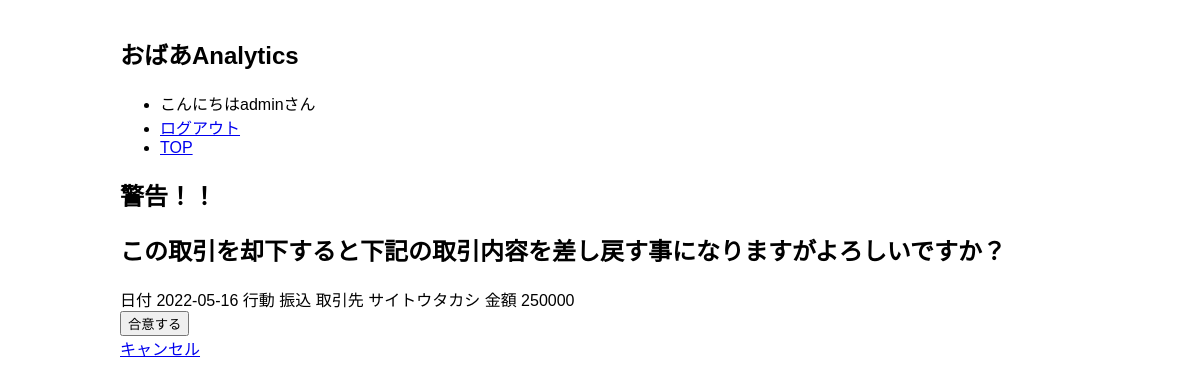
/history/history/2warning (signed in), run on an earlier commit of the app's database.
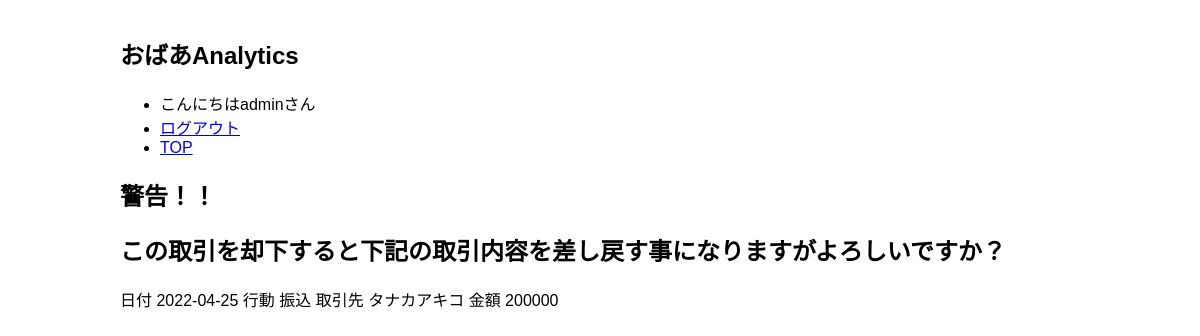
And on a later commit of the database.
### tables this page shows
CREATE TABLE apidata (
  id INTEGER PRIMARY KEY AUTOINCREMENT,
  author_id INTEGER NOT NULL,
  date DATE DEFAULT CURRENT_TIMESTAMP,
  action TEXT NOT NULL,
  place TEXT NOT NULL,
  money INTEGER NOT NULL,
  flag INTEGER NOT NULL,
  permit TEXT,
  FOREIGN KEY (author_id) REFERENCES user (id)
);

### flaskr/history.py (the view, shortened to what this page needs)
@bp.route('history/<int:id>warning', methods=('GET','POST'))
@login_required
def warning(id):
  postdata = get_post(id)
  return render_template('history/warning.html',postdata=postdata)

### flaskr/auth.py (called while the page is built)
@bp.before_app_request
def load_logged_in_user():
  user_id = session.get('user_id')
  if user_id is None:
    g.user = None
  else:
    g.user = get_db().execute(
      'SELECT * FROM user WHERE id = ?', (user_id,)
    ).fetchone()

def login_required(view):
  @functools.wraps(view)
  def wrapped_view(**kwargs):
    if g.user is None:
      return redirect(url_for('auth.login'))
    return view(**kwargs)
  return wrapped_view

### flaskr/db.py (called while the page is built)
def get_db():
  if 'db' not in g:
    g.db = sqlite3.connect(
      current_app.config['DATABASE'],
      detect_types=sqlite3.PARSE_DECLTYPES
    )
    g.db.row_factory = sqlite3.Row
  return g.db

### flaskr/history.py (called while the page is built)
def get_post(id, check_author=True):
  postdata = get_db().execute(
    'SELECT d.id, author_id, date, action, place, money, flag'
    ' FROM apidata d JOIN user u ON d.author_id = u.id'
    ' WHERE d.id = ?', (id,)
  ).fetchone()
  if postdata is None:
    abort(404, 'ID {0} は存在しません' .format(id))
  if check_author and postdata['author_id'] != g.user['id']:
    abort(403)
  return postdata

### flaskr/templates/history/warning.html
{% extends 'base.html' %}
{% block header %}
  <h1>{% block title %}警告！！{% endblock %}</h1>
  <h2>この取引を却下すると下記の取引内容を差し戻す事になりますがよろしいですか？</h2>
{% endblock %}
{% block content %}
  <label for="date">日付</label>
  <span name="date" id="date">{{ postdata['date'] }}</span>
  <label for="action">行動</label>
  <span name="action" id="action">{{ postdata['action'] }}</span>
  <label for="place">取引先</label>
  <span name="place" id="place">{{ postdata['place'] }}</span>
  <label for="money">金額</label>
  <span name="money" id="money">{{ postdata['money'] }}</span>
  {% if postdata['flag'] == 0 %}
    <form method="post">
      <input type="submit" value="合意する" onclick="return confirm('本当によろしいですね?');">
    </form>
    <div id="not_submit">
      <a href="{{ url_for('history.index') }}">キャンセル</a>
    </div>
  {% endif %}
{% endblock %}

What changed in the data, as far as the page shows it:
changed apidata "振込": date "2022-05-16" → "2022-04-25"; place "サイトウタカシ" → "タナカアキコ"; money "250000" → "200000"; flag 0 → 1 (drawn)
Also different on the page:
form field value: "合意する" → (not shown)
text no longer shown: "キャンセル"
